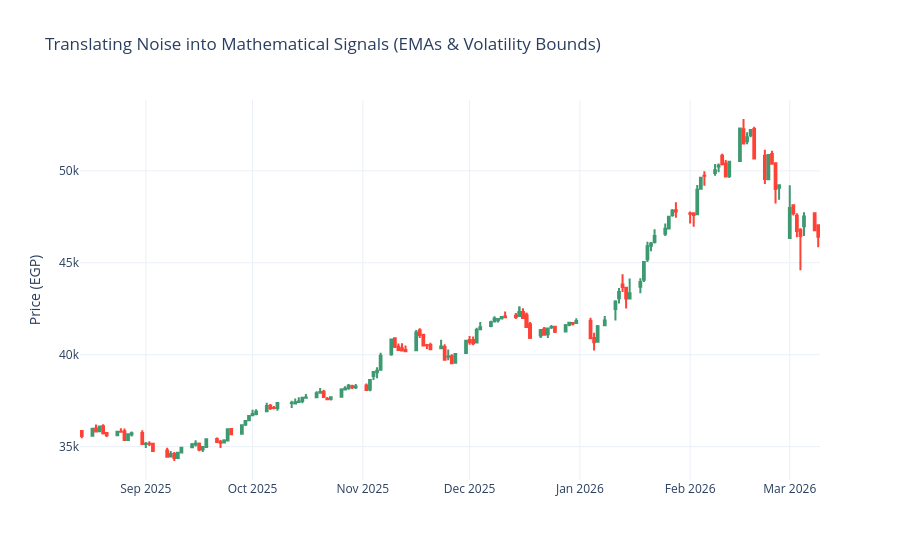

The notebook cell this image was saved under:
### Markdown cell above
### Adding all features

### Code cell
fig_quant.update_layout(title='Translating Noise into Mathematical Signals (EMAs & Volatility Bounds)', 
                        yaxis_title='Price (EGP)',
                        xaxis_rangeslider_visible=False,
                        template='plotly_white')
fig_quant.show()

### Figure 1 — Plotly figure (JSON) as saved in the notebook; plotly's stock layout.template omitted (floating-point values rounded to 4 significant figures; data arrays with more than 128 entries replaced by an {"elided": "..."} marker saying what was removed)
{"data": [{"close": {"elided": "150 float values"}, "high": {"elided": "150 float values"}, "low": {"elided": "150 float values"}, "name": "Price", "open": {"elided": "150 float values"}, "type": "candlestick", "x": {"elided": "150 str values"}}], "layout": {"title": {"text": "Translating Noise into Mathematical Signals (EMAs & Volatility Bounds)"}, "xaxis": {"rangeslider": {"visible": false}}, "yaxis": {"title": {"text": "Price (EGP)"}}}}
